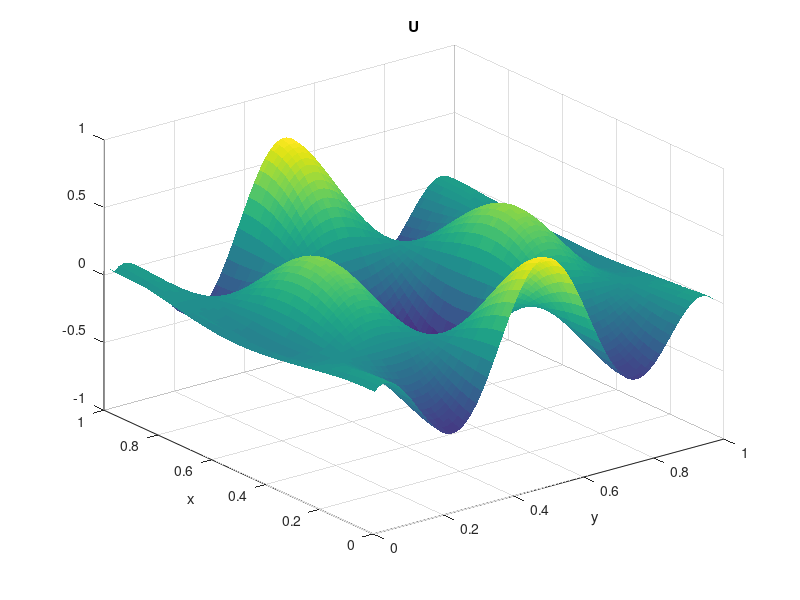
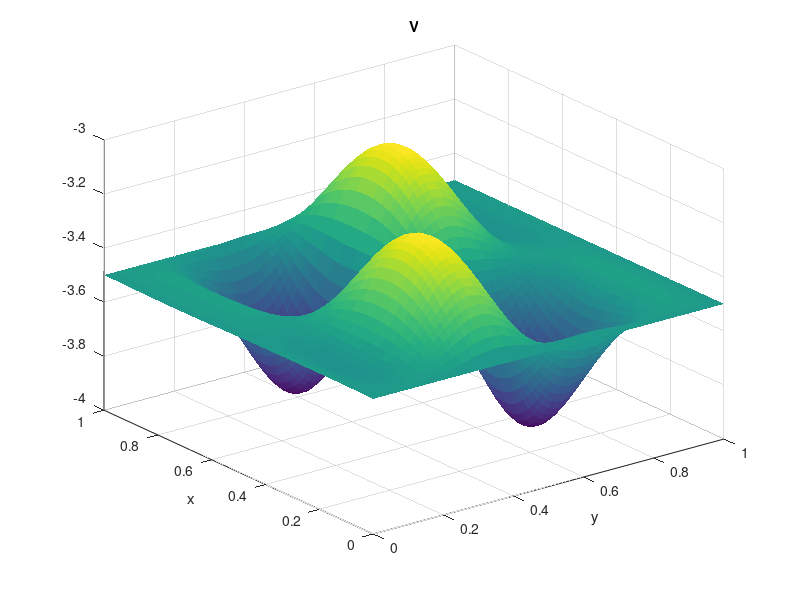
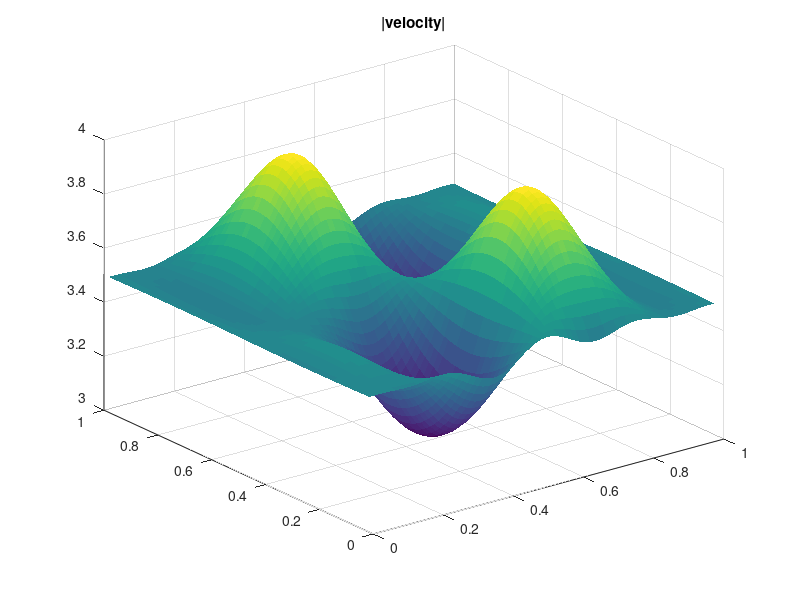

These charts were generated, in order, by the following MATLAB code:
%% Sophie Qual
clear; clc; close all;

%% Parameters
Nx = 64;           % interior points in x (pressure/U grid)
Ny = Nx;           % interior points in y
L = 1;
x = linspace(0, L, Nx+1);
dx = x(2) - x(1); 
dx2 = dx^2;
y = x; dy = dx;

xint = x(1:end-1);    % length Nx
yint = y(1:end-1);    % length Ny
y_j_U = yint + dx/2;
x_i_V = xint + dy/2; 

N_U = Nx * Ny;
Ny_minus = Ny - 1;
N_V = Nx * Ny_minus;
N_P = Nx * Ny;

%% BCs
V_bottom = -3.5;
V_top    = -3.5;
f_bc_mat = zeros(Nx, Ny);         
g_bc_mat = zeros(Nx, Ny_minus);   
h_bc_mat = zeros(Nx, Ny);    

f_bc = f_bc_mat(:);
g_bc_mat(:,1) = V_bottom / dy^2;
g_bc_mat(:,end) = V_top / dy^2;
g_bc = g_bc_mat(:);
h_bc_mat(:,1) = - V_bottom / dy;
h_bc_mat(:,end) =  V_top / dy;
h_bc = h_bc_mat(:);

%% Sigma
compute_sigma = @(xx, yy) 50 * (sin(2*pi*xx).*sin(4*pi*yy) + 1);

sigma_matrix_U = zeros(Nx, Ny);
for i = 1:Nx
    for j = 1:Ny
        sigma_matrix_U(i,j) = compute_sigma(xint(i), y_j_U(j));
    end
end
sigma_U_diag = spdiags(sigma_matrix_U(:), 0, N_U, N_U);

sigma_matrix_V = zeros(Nx, Ny_minus);
for i = 1:Nx
    for j = 1:Ny_minus
        sigma_matrix_V(i,j) = compute_sigma(x_i_V(i), yint(j) + dy);
    end
end
sigma_V_diag = spdiags(sigma_matrix_V(:), 0, N_V, N_V);

%% 1-D operators
% x-direction (periodic)
D2_x = spdiags([ones(Nx,1), -2*ones(Nx,1), ones(Nx,1)], [-1 0 1], Nx, Nx);
D2_x(1,end) = 1; 
D2_x(end,1) = 1;
D2_x = D2_x / dx2;

% y-direction for U (includes ghost treatment -> -3 on boundaries)
D2_y_U = spdiags([ones(Ny,1), -2*ones(Ny,1), ones(Ny,1)], [-1 0 1], Ny, Ny);
D2_y_U(1,1) = -3;
D2_y_U(end,end) = -3;
D2_y_U = D2_y_U / dy^2;

% y-direction for V (interior Ny-1 points)
D2_y_V = spdiags([ones(Ny_minus,1), -2*ones(Ny_minus,1), ones(Ny_minus,1)], [-1 0 1], Ny_minus, Ny_minus) / dy^2;

%% Laplacians
Lap_U = kron(speye(Ny), D2_x) + kron(D2_y_U, speye(Nx));    % N_U x N_U
Lap_V = kron(speye(Ny_minus), D2_x) + kron(D2_y_V, speye(Nx)); % N_V x N_V

%% Gradients
D_x_forward = spdiags([-ones(Nx,1), ones(Nx,1)], [0 1], Nx, Nx);
D_x_forward(end,1) = 1;
D_x_forward = D_x_forward / dx;
G_x = kron(speye(Ny), D_x_forward);

D_y_small = spdiags([-ones(Ny_minus,1), ones(Ny_minus,1)], [0 1], Ny_minus, Ny);
D_y_small = D_y_small / dy;
G_y = kron(D_y_small, speye(Nx));

% Divergence
D_x = -G_x.';  % N_P x N_U
D_y = -G_y.';  % N_P x N_V

%% Saddle point system
A = [ Lap_U + sigma_U_diag     zeros(N_U, N_V)          G_x; 
      zeros(N_V, N_U)          Lap_V + sigma_V_diag     G_y;
      D_x                      D_y                      zeros(N_U, N_U) ];

RHS = [ f_bc;
        g_bc; 
        h_bc ];  

%% Solve
sol = A \ RHS;

% split
U = sol(1:N_U);
V = sol(N_U+1:N_U+N_V);
P = sol(N_U+N_V+1:end);

%% Plot
Uplot = reshape(U, [Nx, Ny]);
Vplot = reshape(V, [Nx, Ny_minus]);
Pplot = reshape(P, [Nx, Ny]);         

UFull = NaN(Nx+2, Ny+2);
UFull(2:Nx+1, 2:Ny+1) = Uplot;
UFull(:,1) = UFull(:,Nx);
UFull(:,Nx+1) = UFull(:,2);

VFull = V_bottom * ones(Nx+2, Ny+2);
VFull(2:Nx+1, 2:Ny) = -Vplot; 
VFull(:,1) = VFull(:,Nx); 
VFull(:,Nx+1) = VFull(:,2);

xplot = linspace(0,L,Nx+2);
yplot = linspace(0,L,Ny+2);
[Xplot, Yplot] = meshgrid(yplot, xplot);

figure; surf(Xplot, Yplot, UFull, 'EdgeColor','none'); title('U'); xlabel('y'); ylabel('x');
figure; surf(Xplot, Yplot, VFull, 'EdgeColor','none'); title('V'); xlabel('y'); ylabel('x');
figure; surf(Xplot, Yplot, sqrt(UFull.^2 + VFull.^2), 'EdgeColor','none'); title('|velocity|');
